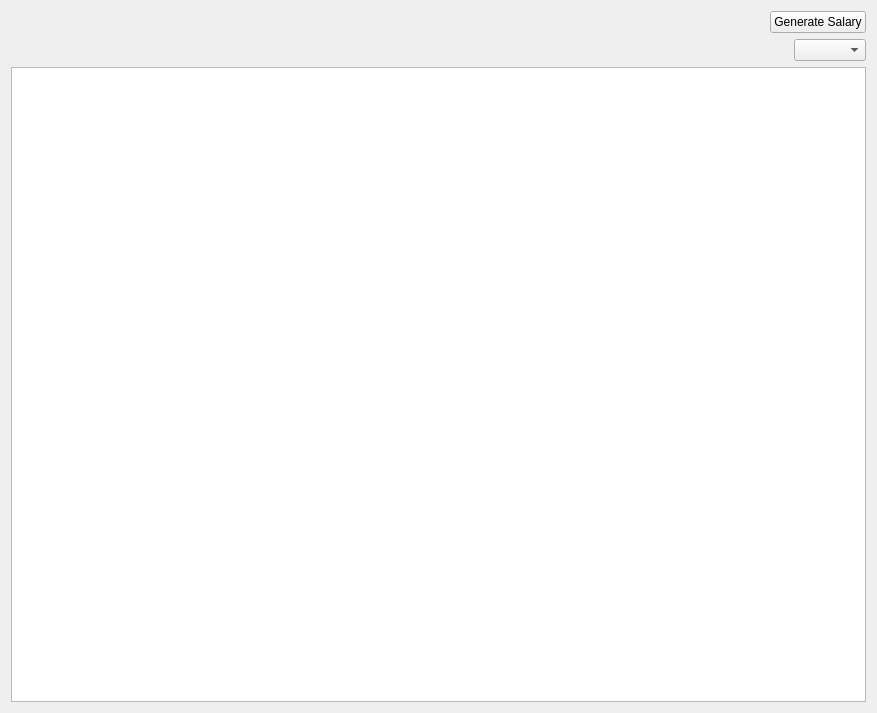
<?xml version="1.0" encoding="UTF-8"?>
<ui version="4.0">
 <class>SalaryWidget</class>
 <widget class="QWidget" name="SalaryWidget">
  <property name="geometry">
   <rect>
    <x>0</x>
    <y>0</y>
    <width>877</width>
    <height>713</height>
   </rect>
  </property>
  <property name="windowTitle">
   <string>Form</string>
  </property>
  <layout class="QHBoxLayout" name="horizontalLayout">
   <item>
    <layout class="QVBoxLayout" name="mainLayout" stretch="2,10">
     <item>
      <layout class="QHBoxLayout" name="horizontalLayout_2">
       <item>
        <spacer name="horizontalSpacer">
         <property name="orientation">
          <enum>Qt::Horizontal</enum>
         </property>
         <property name="sizeHint" stdset="0">
          <size>
           <width>40</width>
           <height>20</height>
          </size>
         </property>
        </spacer>
       </item>
       <item>
        <widget class="QPushButton" name="generateSalaryButton">
         <property name="text">
          <string>Generate Salary</string>
         </property>
        </widget>
       </item>
      </layout>
     </item>
     <item>
      <layout class="QVBoxLayout" name="tableLayout" stretch="1,9">
       <item>
        <layout class="QHBoxLayout" name="filterLayout">
         <item>
          <spacer name="horizontalSpacer_2">
           <property name="orientation">
            <enum>Qt::Horizontal</enum>
           </property>
           <property name="sizeHint" stdset="0">
            <size>
             <width>40</width>
             <height>20</height>
            </size>
           </property>
          </spacer>
         </item>
         <item>
          <widget class="QComboBox" name="orgField"/>
         </item>
        </layout>
       </item>
       <item>
        <widget class="QTableView" name="tableView"/>
       </item>
      </layout>
     </item>
    </layout>
   </item>
  </layout>
 </widget>
 <resources/>
 <connections/>
</ui>
